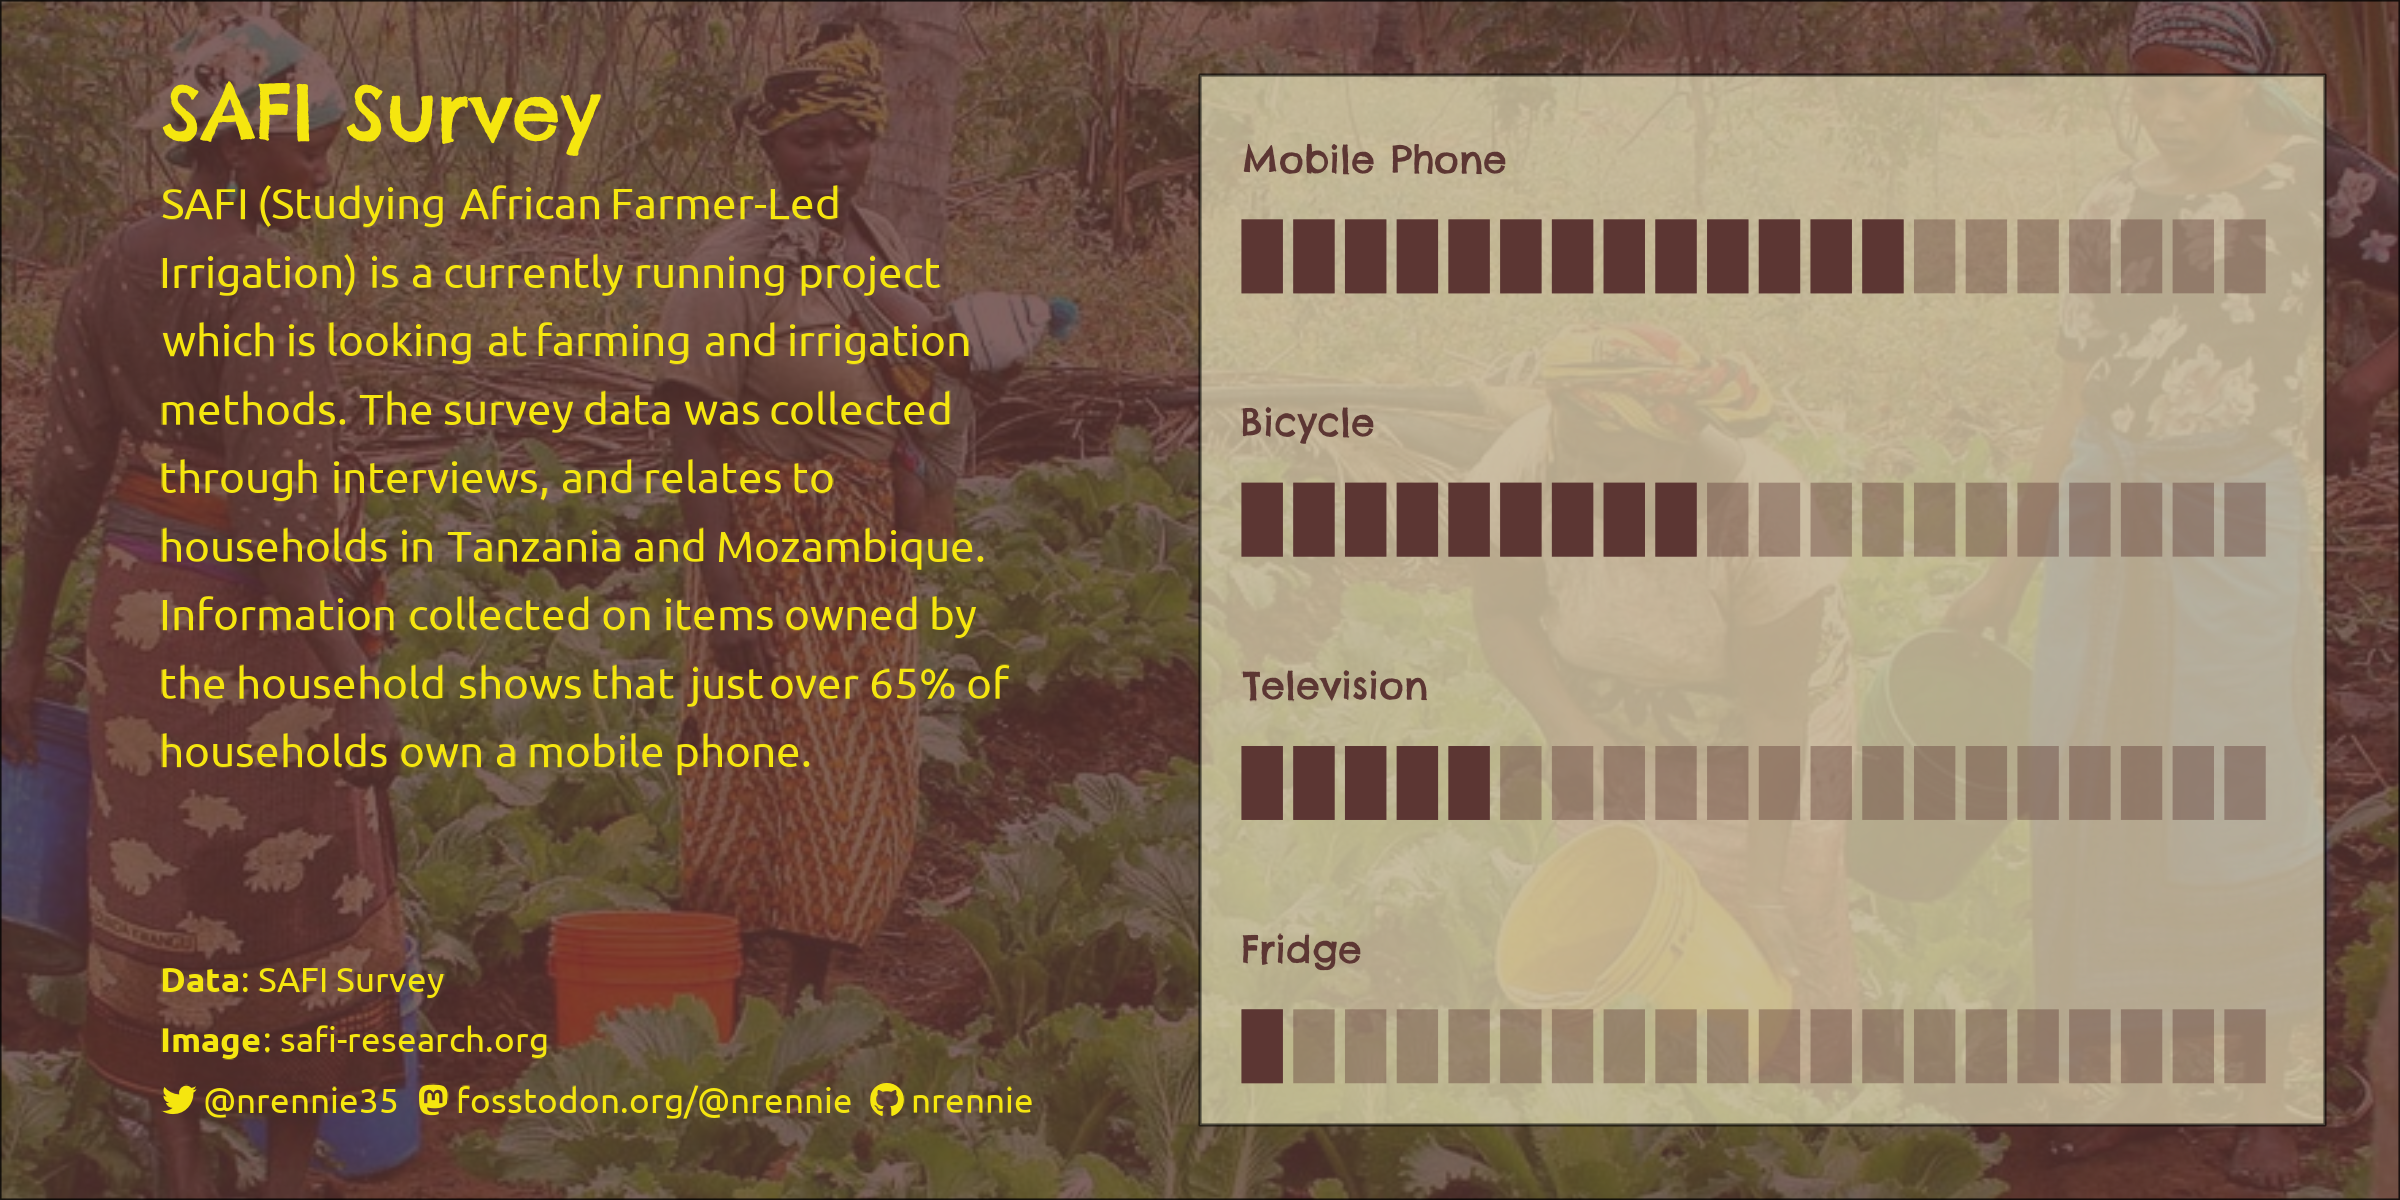

This figure's R source:
library(tidyverse)
library(lubridate)
library(showtext)
library(camcorder)
library(ggtext)
library(glue)
library(cowplot)
library(magick)
library(grid)

# load fonts
font_add_google("Ubuntu", "Ubuntu")
font_add_google("Chelsea Market", "Chelsea")
showtext_auto()

# read in data
safi_data <- readr::read_csv("https://raw.githubusercontent.com/rfordatascience/tidytuesday/master/data/2023/2023-06-13/safi_data.csv")

# prep data

plot_data <- safi_data %>%
  select(items_owned) %>%
  mutate(total = nrow(.)) %>%
  separate_longer_delim(items_owned, delim = ";") %>%
  filter(items_owned %in%
           c("mobile_phone", "bicycle", "fridge", "television")) %>%
  group_by(items_owned) %>%
  mutate(
    num_item = n(),
    perc = 100 * num_item / total,
    perc = round(perc / 5) * 5,
    num_bars = perc / 5
  ) |>
  select(items_owned, num_bars) |>
  distinct() |>
  mutate(
    items_owned = str_replace(items_owned, "_", " "),
    items_owned = str_to_title(items_owned)
  ) |>
  ungroup() |>
  arrange(desc(num_bars)) |>
  mutate(items_owned = factor(items_owned, levels = items_owned))


bg_tiles <- data.frame(
  x = rep(1:20, times = 4),
  y = 1,
  items_owned = factor(rep(levels(plot_data$items_owned), each = 20),
                       levels = levels(plot_data$items_owned))
)

fill_tiles <- data.frame(
  x = unlist(purrr::map(.x = plot_data$num_bars, .f = ~seq_len(.x))),
  y = 1,
  items_owned = factor(unlist(purrr::map2(.x = plot_data$num_bars,
                                          .y = plot_data$items_owned,
                                          .f = ~rep(.y, each = .x))),
                       levels = levels(plot_data$items_owned))
)

# start recording
gg_record(
  dir = file.path("2023", "2023-06-13", "recording"), # where to save the recording
  device = "png", # device to use to save images
  width = 8, # width of saved image
  height = 4, # height of saved image
  units = "in", # units for width and height
  dpi = 300 # dpi to use when saving image
)

# colours
dark_col <- "#5c3633"
highlight_col <- "#f5e60f"

title <- "SAFI Survey"
social <- nrBrand::social_caption(
  bg_colour = "#ffffff00",
  icon_colour = highlight_col,
  font_colour = highlight_col,
  font_family = "Ubuntu"
)
st <- "SAFI (Studying African Farmer-Led Irrigation) is a currently running project 
which is looking at farming and irrigation methods. The survey data was collected
through interviews, and relates to households in Tanzania and Mozambique. Information collected 
on items owned by the household shows that just over 65% of households own a mobile phone. "
cap <- paste0("**Data**: SAFI Survey <br>**Image**: safi-research.org <br>", social)

# plot
g1 <- ggplot() +
  labs(
    title = title,
    subtitle = st,
    caption = cap
  ) +
  coord_cartesian(expand = F) +
  theme_minimal(
    base_size = 33,
    base_family = "Ubuntu"
  ) +
  theme(
    legend.position = "none",
    plot.background = element_rect(
      fill = "transparent",
      colour = "transparent"
    ),
    panel.background = element_rect(
      fill = "transparent",
      colour = "transparent"
    ),
    plot.title = element_textbox_simple(
      family = "Chelsea",
      face = "bold",
      size = 58,
      margin = margin(t = 0, b = 15),
      colour = highlight_col,
      hjust = 0,
      halign = 0,
      lineheight = 0.4,
    ),
    plot.subtitle = element_textbox_simple(
      lineheight = 0.5,
      colour = highlight_col,
      margin = margin(b = 20),
      halign = 0
    ),
    plot.caption = element_textbox_simple(
      lineheight = 0.55,
      colour = highlight_col,
      hjust = 0,
      halign = 0
    ),
    axis.text.x = element_text(family = "Chelsea"),
    axis.text.y = element_blank(),
    axis.title = element_text(size = 30),
    panel.grid.major.x = element_blank(),
    panel.grid.major.y = element_line(
      colour = alpha(dark_col, 0.3),
      linewidth = 0.5,
    ),
    plot.margin = margin(5, 15, 5, 10),
  )

g2 <- ggplot(plot_data) +
  geom_tile(
    data = bg_tiles,
    mapping = aes(
      x = x, y = y
    ),
    height = 1,
    width = 0.8,
    fill = alpha(dark_col, 0.4)
  ) +
  geom_tile(
    data = fill_tiles,
    mapping = aes(
      x = x, y = y
    ),
    height = 1,
    width = 0.8,
    fill = dark_col
  ) +
  facet_wrap(~items_owned, ncol = 1) +
  coord_cartesian(expand = FALSE) +
  theme_void(base_size = 36) +
  theme(
    plot.margin = margin(5, 15, 5, 10),
    strip.text = element_text(
      hjust = 0, colour = dark_col, family = "Chelsea", margin = margin(b = 2)
    )
  )


# bg image
img <- image_read("2023/2023-06-13/bg.jpg")
rect <- rectGrob(
  x = unit(0, "in"),
  y = unit(4, "in") - unit(0, "in"),
  width = unit(8, "in"),
  height = unit(4, "in"),
  hjust = 0, vjust = 1,
  gp = gpar(fill = dark_col, alpha = 0.78)
)
rect2 <- rectGrob(
  x = unit(4, "in"),
  y = unit(4, "in") - unit(0.25, "in"),
  width = unit(3.75, "in"),
  height = unit(3.5, "in"),
  hjust = 0, vjust = 1,
  gp = gpar(fill = "#fdfacf", alpha = 0.6)
)
ggdraw() +
  draw_image(img) +
  draw_grob(rect) +
  draw_grob(rect2) +
  draw_plot(g1, .05, .05, .4, .9) +
  draw_plot(g2, .5, .08, .47, .85)

# save gif
gg_playback(
  name = file.path("2023", "2023-06-13", "20230613.gif"),
  first_image_duration = 4,
  last_image_duration = 20,
  frame_duration = .25,
  background = "white"
)
